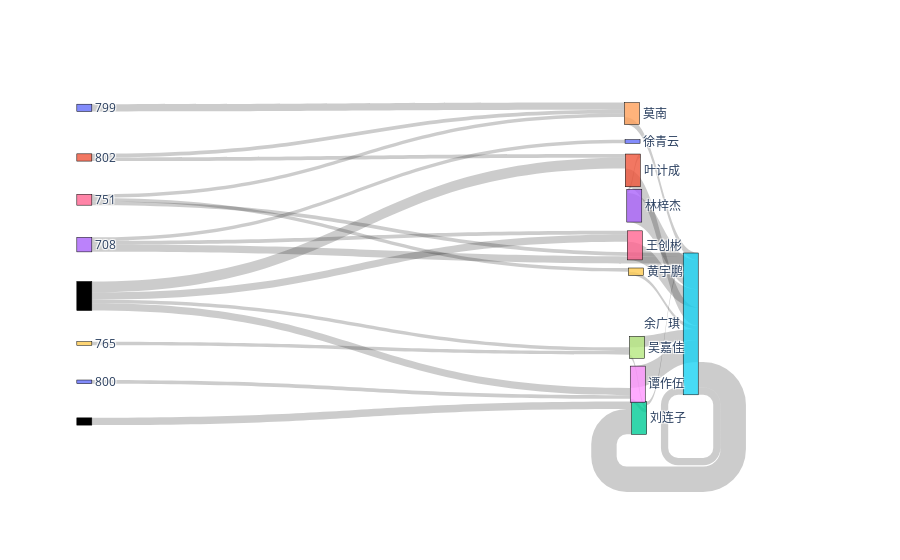

Source (notebook cell):
### Code cell
import pandas as pd
import numpy  as np
import urllib, json
import plotly.graph_objects as go

pd.set_option('display.max_rows', None)
missions=pd.read_csv('../missions.csv',skiprows=[0])
# missions.set_index(['需求ID','需求名称'])
# missions.swaplevel('需求ID')
# missions.set_index(['需求ID','需求名称'])
# 
missions
# 按需求ID聚合
missions.sort_values(by='需求ID')[['需求ID','需求名称','开发人员']]
missions['NUM']=1
# .set_index(['需求ID','需求名称']).head()
# missions.sort_values(by='需求ID').reindex(['需求ID','开发人员'],axis=1)
# label = missions.sort_values(by='需求ID').set_index(['需求ID','开发人员','NUM'])
# .sum(level='开发人员')
# label.sum(level='开发人员')
# label=label[['需求名称']]
# label['612']

# index 分层索引名称
# label.index.names=['REID','MEMID','NUM']
# label.unstack()
# label['NUM'].groupby([label['REID'], label['MEMID']])
# # label.sum(level='NUM')


label = missions[['需求ID','开发人员','NUM','需求名称']]
grouped = label['NUM'].groupby([label['需求ID'],label['开发人员']])
statics = dict(grouped.size())
source = []
target = []
values = []
members_dic={'叶计成':0,'刘连子':1,'林梓杰':2,'莫南':3,'余广琪':4,'王创彬':5,'吴嘉佳':6,'谭作伍':7,'黄宇鹏':8,'徐青云':9,'龙晓泉':10}

base = 29
for i,j in statics.keys():
    source.append(i)
    target.append(members_dic[j] + 11)
    values.append(statics[(i,j)])    

# news_ids.sort(key=ids.index)
news_ids=list(set(source))
# news_ids=news_ids.sort(key=source.index)
source_label = news_ids + members

source_id = [source.index(x) for x in source]
# url = 'https://raw.githubusercontent.com/plotly/plotly.js/master/test/image/mocks/sankey_energy.json'
# response = urllib.request.urlopen(url)
# data = json.loads(response.read())

fig = go.Figure(data=[go.Sankey(
    valueformat = ".0f",
    valuesuffix = "TWh",
    node = dict(
      pad = 15,
      thickness = 15,
      line = dict(color = "black", width = 0.5),
      label =  source_label
#       color =  data['data'][0]['node']['color']
    ),
    link = dict(
      source =  source_id,
      target =  target,
      value =  values
#       label =  data['data'][0]['link']['label']
  ))])

# fig.update_layout(
#     hovermode = 'x',
#     title="Energy forecast for 2050<br>Source: Department of Energy & Climate Change, Tom Counsell via <a href='https://bost.ocks.org/mike/sankey/'>Mike Bostock</a>",
#     font=dict(size = 10, color = 'white'),
#     plot_bgcolor='black',
#     paper_bgcolor='black'
# )

fig.show()

### Figure 1 — Plotly figure (JSON) as saved in the notebook; plotly's stock layout.template omitted (floating-point values rounded to 4 significant figures)
{"data": [{"link": {"source": [0, 1, 1, 3, 3, 3, 6, 6, 6, 9, 10, 11, 12, 12, 12, 15, 15, 15, 15, 15, 15, 15, 15, 15, 24, 24, 24, 24, 28], "target": [18, 11, 14, 15, 20, 16, 15, 14, 19, 17, 14, 13, 15, 17, 18, 15, 12, 11, 17, 13, 16, 14, 18, 19, 11, 17, 16, 18, 12], "value": [1, 1, 1, 2, 1, 1, 1, 1, 1, 1, 2, 1, 1, 1, 1, 2, 7, 5, 3, 8, 5, 2, 6, 1, 3, 1, 2, 2, 2]}, "node": {"label": [800, 802, 707, 708, 612, 709, 751, 760, 728, 765, 799, "叶计成", "刘连子", "林梓杰", "莫南", "余广琪", "王创彬", "吴嘉佳", "谭作伍", "黄宇鹏", "徐青云", "龙晓泉"], "line": {"color": "black", "width": 0.5}, "pad": 15, "thickness": 15, "x": [0.005837, 0.005837, 0.005837, 0.005837, 0.005837, 0.005837, 0.7471, 0.7556, 0.749, 0.7459, 0.8253, 0.7498, 0.7529, 0.7537, 0.7514, 0.7467, 0.005837, 0.005837], "y": [0.7417, 0.1512, 0.3805, 0.2624, 0.6408, 0.02062, 0.1853, 0.8368, 0.2782, 0.03544, 0.5892, 0.3825, 0.651, 0.7481, 0.4517, 0.1091, 0.5158, 0.846]}, "type": "sankey", "valueformat": ".0f", "valuesuffix": "TWh"}], "layout": {"autosize": true}}
